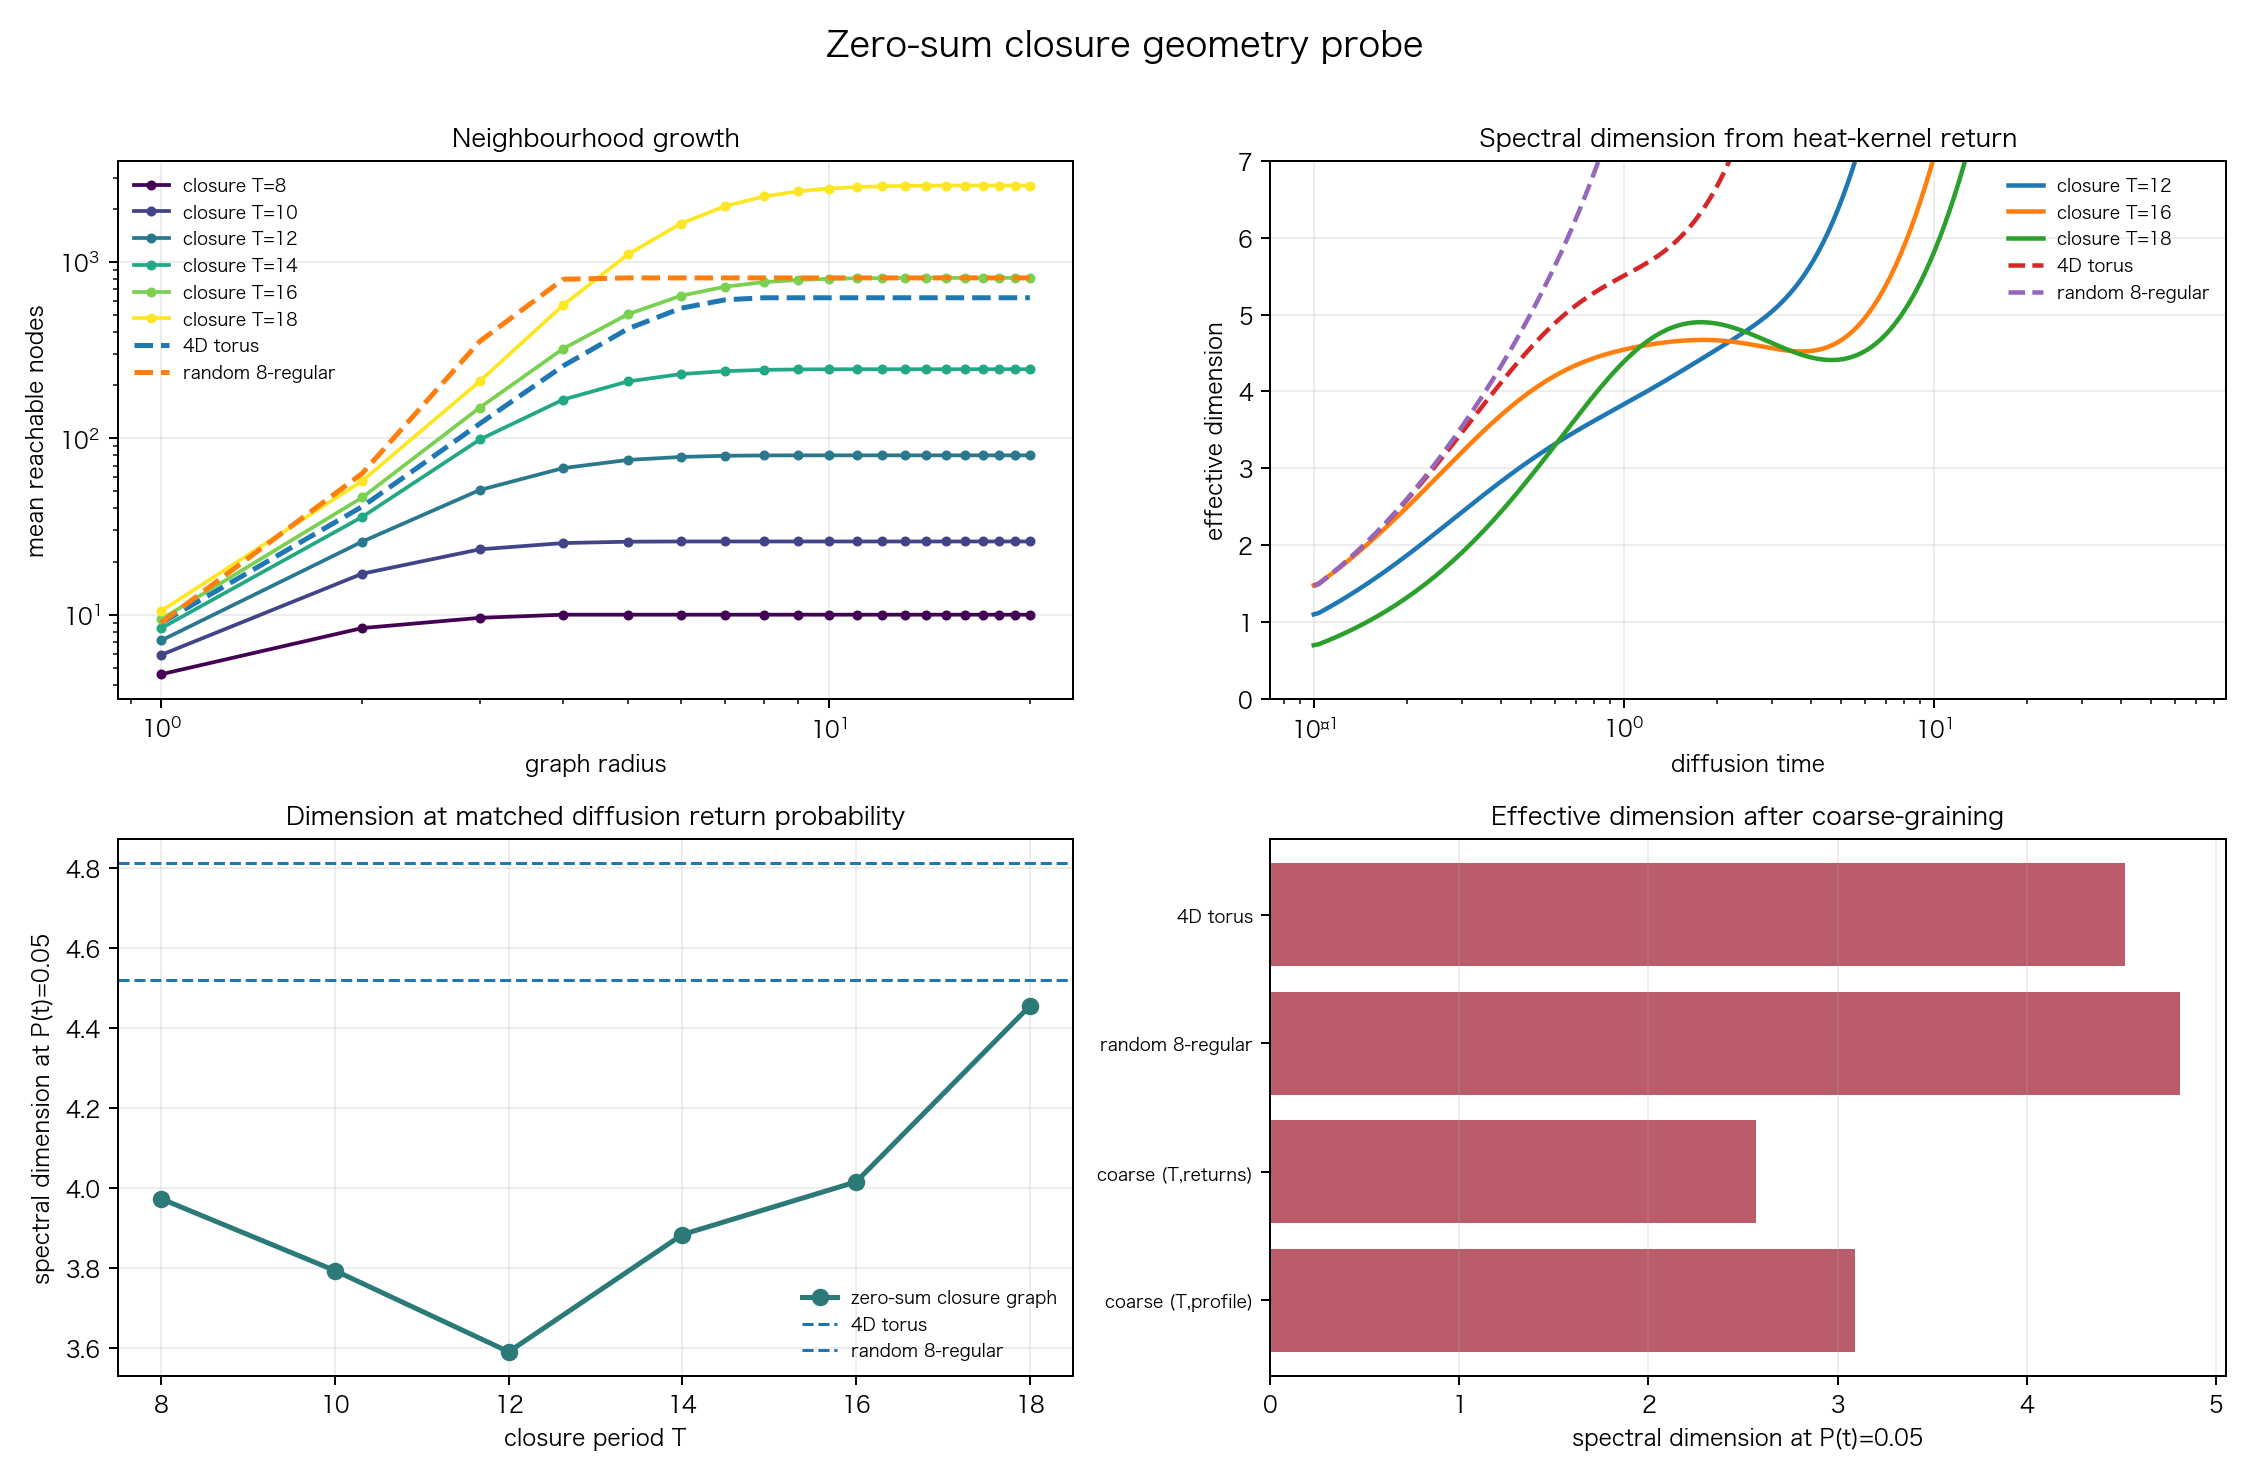

This figure's Python source:
#!/usr/bin/env python3
# -*- coding: utf-8 -*-
"""
Zero-sum closure geometry probe
===============================

This sandbox asks a narrow question:

    Does the graph of zero-sum closed cycles already select a stable
    low-dimensional geometry?

The microstates are cyclic words of +1 and -1 steps with total zero.
Two words are adjacent when one adjacent opposite-sign pair is exchanged.
This is the local, charge-preserving closure graph.

The script measures:

    neighborhood growth
    graph diameter scaling
    spectral dimension from the graph heat kernel
    stress of a best four-dimensional distance embedding
    dimensions after coarse-graining by closure structure

Controls:

    a four-dimensional torus
    a random regular graph

No D* derivation or external model is used here.

Run:
    python3 simulations/zero_sum_geometry_probe.py
"""
from __future__ import annotations

import json
import math
import os
import tempfile
from collections import Counter
from dataclasses import dataclass
from itertools import combinations
from pathlib import Path

os.environ.setdefault(
    "MPLCONFIGDIR",
    os.path.join(tempfile.gettempdir(), "mpl-zero-sum"),
)

import matplotlib

matplotlib.use("Agg")
import matplotlib.pyplot as plt
import networkx as nx
import numpy as np
from scipy.sparse import csr_matrix
from scipy.sparse.linalg import eigsh

try:
    from simulations.zero_sum_cycle_evolution import (
        canonical_cycle,
        internal_return_count,
        raw_zero_sum_neighbors,
    )
except ModuleNotFoundError:
    from zero_sum_cycle_evolution import (
        canonical_cycle,
        internal_return_count,
        raw_zero_sum_neighbors,
    )


ROOT = Path(__file__).resolve().parents[1]
OUT_JSON = ROOT / "simulations" / "zero_sum_geometry_probe_results.json"
OUT_PNG = ROOT / "simulations" / "zero_sum_geometry_probe.png"

PERIODS = (8, 10, 12, 14, 16, 18)
COARSE_MAX_PERIOD = 16
SPECTRAL_POINTS = (0.10, 0.05, 0.02)
MAX_NEIGHBORHOOD_RADIUS = 20


def all_cycle_modes(period: int) -> tuple[tuple[int, ...], ...]:
    modes = set()
    positive = period // 2
    for positions in combinations(range(period), positive):
        positive_positions = set(positions)
        word = tuple(
            1 if index in positive_positions else -1
            for index in range(period)
        )
        modes.add(canonical_cycle(word))
    return tuple(sorted(modes))


def fixed_period_graph(period: int) -> tuple[nx.Graph, tuple[tuple[int, ...], ...]]:
    modes = all_cycle_modes(period)
    mode_index = {word: index for index, word in enumerate(modes)}
    graph = nx.Graph()
    graph.add_nodes_from(range(len(modes)))

    for index, word in enumerate(modes):
        for position in range(period):
            next_position = (position + 1) % period
            if word[position] == word[next_position]:
                continue
            changed = list(word)
            changed[position], changed[next_position] = (
                changed[next_position],
                changed[position],
            )
            target = mode_index[canonical_cycle(tuple(changed))]
            if target != index:
                graph.add_edge(index, target)

    return graph, modes


def four_dimensional_torus(side: int) -> nx.Graph:
    graph = nx.Graph()
    nodes = list(np.ndindex((side, side, side, side)))
    graph.add_nodes_from(nodes)
    for node in nodes:
        for axis in range(4):
            neighbour = list(node)
            neighbour[axis] = (neighbour[axis] + 1) % side
            neighbour_tuple = tuple(neighbour)
            if node != neighbour_tuple:
                graph.add_edge(node, neighbour_tuple)
    return graph


def random_regular_control(
    nodes: int,
    degree: int,
    seed: int = 7,
) -> nx.Graph:
    if (nodes * degree) % 2:
        nodes += 1
    return nx.random_regular_graph(degree, nodes, seed=seed)


def neighbourhood_growth(
    graph: nx.Graph,
    max_radius: int = MAX_NEIGHBORHOOD_RADIUS,
) -> np.ndarray:
    total = np.zeros(max_radius + 1, dtype=float)
    nodes = list(graph.nodes)
    if not nodes:
        return total
    for source in nodes:
        distances = nx.single_source_shortest_path_length(
            graph,
            source,
            cutoff=max_radius,
        )
        for distance in distances.values():
            total[distance] += 1.0
    total = np.cumsum(total)
    return total / len(nodes)


def local_growth_dimension(
    growth: np.ndarray,
    total_nodes: int,
) -> float | None:
    valid = [
        radius
        for radius in range(2, len(growth))
        if growth[radius] > growth[radius - 1]
        and growth[radius] <= 0.8 * total_nodes
    ]
    if len(valid) < 3:
        return None
    radii = np.asarray(valid, dtype=float)
    values = growth[valid]
    slope = np.polyfit(np.log(radii), np.log(values), 1)[0]
    return float(slope)


def graph_spectrum(graph: nx.Graph) -> np.ndarray:
    nodes = graph.number_of_nodes()
    if nodes <= 1000:
        adjacency = nx.to_numpy_array(graph, dtype=float)
        laplacian = np.diag(adjacency.sum(axis=1)) - adjacency
        eigenvalues = np.linalg.eigvalsh(laplacian)
    else:
        adjacency = nx.to_scipy_sparse_array(
            graph,
            dtype=float,
            format="csr",
        )
        degree = np.asarray(adjacency.sum(axis=1)).ravel()
        laplacian = csr_matrix(np.diag(degree)) - adjacency
        count = min(300, nodes - 2)
        eigenvalues = eigsh(
            laplacian,
            k=count,
            which="SM",
            return_eigenvectors=False,
            tol=1.0e-6,
        )
    return eigenvalues[eigenvalues > 1.0e-10]


def spectral_curve(
    eigenvalues: np.ndarray,
) -> tuple[np.ndarray, np.ndarray, np.ndarray]:
    times = np.logspace(-1.0, 1.8, 180)
    heat_kernel = np.array(
        [
            float(np.mean(np.exp(-eigenvalues * time)))
            for time in times
        ]
    )
    slopes = -2.0 * np.gradient(
        np.log(np.maximum(heat_kernel, 1.0e-300)),
        np.log(times),
    )
    return times, slopes, heat_kernel


def four_dimensional_embedding_stress(graph: nx.Graph) -> float | None:
    nodes = list(graph.nodes)
    count = len(nodes)
    if count < 5 or count > 900:
        return None

    distances = np.zeros((count, count), dtype=float)
    for row, source in enumerate(nodes):
        distance_map = nx.single_source_shortest_path_length(graph, source)
        for column, target in enumerate(nodes):
            distances[row, column] = distance_map[target]

    centering = np.eye(count) - np.ones((count, count)) / count
    gram = -0.5 * centering @ (distances**2) @ centering
    values, vectors = np.linalg.eigh(gram)
    order = np.argsort(values)[::-1][:4]
    positive = np.maximum(values[order], 0.0)
    coordinates = vectors[:, order] * np.sqrt(positive)
    embedded = np.linalg.norm(
        coordinates[:, None, :] - coordinates[None, :, :],
        axis=2,
    )
    return float(
        np.sqrt(
            np.sum((distances - embedded) ** 2)
            / np.sum(distances**2)
        )
    )


def summarize_graph(
    name: str,
    graph: nx.Graph,
    *,
    include_embedding: bool = True,
) -> dict[str, object]:
    growth = neighbourhood_growth(graph)
    local_dimension = local_growth_dimension(
        growth,
        graph.number_of_nodes(),
    )
    eigenvalues = graph_spectrum(graph)
    times, slopes, probabilities = spectral_curve(eigenvalues)
    probability_points = {}
    for probability in SPECTRAL_POINTS:
        index = int(np.argmin(np.abs(probabilities - probability)))
        probability_points[f"{probability:.2f}"] = {
            "time": float(times[index]),
            "spectral_dimension": float(slopes[index]),
        }

    mean_degree = (
        2.0 * graph.number_of_edges() / graph.number_of_nodes()
        if graph.number_of_nodes()
        else 0.0
    )
    return {
        "name": name,
        "nodes": graph.number_of_nodes(),
        "edges": graph.number_of_edges(),
        "mean_degree": mean_degree,
        "diameter": (
            int(nx.diameter(graph))
            if graph.number_of_nodes() > 1 and nx.is_connected(graph)
            else None
        ),
        "local_growth_dimension": local_dimension,
        "spectral_points": probability_points,
        "mds_4d_stress": (
            four_dimensional_embedding_stress(graph)
            if include_embedding
            else None
        ),
        "growth": growth.tolist(),
        "spectral_times": times.tolist(),
        "spectral_dimension_curve": slopes.tolist(),
    }


def excursion_lengths(word: tuple[int, ...]) -> tuple[int, ...]:
    total = 0
    lengths = []
    previous = -1
    for index, value in enumerate(word):
        total += value
        if total == 0:
            lengths.append(index - previous)
            previous = index
    return tuple(lengths)


def coarse_quotient(
    modes: tuple[tuple[int, ...], ...],
    classifier,
) -> nx.Graph:
    graph = nx.Graph()
    graph.add_nodes_from(classifier(word) for word in modes)
    for word in modes:
        source_class = classifier(word)
        for neighbour in raw_zero_sum_neighbors(word):
            target_class = classifier(canonical_cycle(neighbour))
            if source_class != target_class:
                graph.add_edge(source_class, target_class)
    return graph


def all_modes_up_to(period: int) -> tuple[tuple[int, ...], ...]:
    modes = set()
    for current_period in range(2, period + 1, 2):
        modes.update(all_cycle_modes(current_period))
    return tuple(sorted(modes, key=lambda word: (len(word), word)))


def make_plot(
    summaries: list[dict[str, object]],
    coarse_summaries: list[dict[str, object]],
) -> None:
    plt.rcParams.update(
        {
            "font.size": 9,
            "axes.titlesize": 10,
            "axes.labelsize": 9,
            "legend.fontsize": 8,
            "axes.unicode_minus": False,
        }
    )
    fig, axes = plt.subplots(2, 2, figsize=(12.5, 8.2))
    closure = [summary for summary in summaries if summary["period"] is not None]
    controls = [summary for summary in summaries if summary["period"] is None]
    cmap = plt.get_cmap("viridis")

    for index, summary in enumerate(closure):
        growth = np.asarray(summary["growth"], dtype=float)
        radii = np.arange(len(growth))
        axes[0, 0].plot(
            radii[1:],
            growth[1:],
            marker="o",
            markersize=3,
            linewidth=1.5,
            color=cmap(index / max(1, len(closure) - 1)),
            label=f'closure T={summary["period"]}',
        )
    for summary in controls:
        growth = np.asarray(summary["growth"], dtype=float)
        radii = np.arange(len(growth))
        axes[0, 0].plot(
            radii[1:],
            growth[1:],
            linewidth=2.0,
            linestyle="--",
            label=summary["name"],
        )
    axes[0, 0].set_xscale("log")
    axes[0, 0].set_yscale("log")
    axes[0, 0].set_title("Neighbourhood growth")
    axes[0, 0].set_xlabel("graph radius")
    axes[0, 0].set_ylabel("mean reachable nodes")
    axes[0, 0].grid(alpha=0.22)
    axes[0, 0].legend(frameon=False, fontsize=7)

    for summary in closure:
        if summary["period"] not in (12, 16, 18):
            continue
        axes[0, 1].plot(
            summary["spectral_times"],
            summary["spectral_dimension_curve"],
            linewidth=1.8,
            label=f'closure T={summary["period"]}',
        )
    for summary in controls:
        axes[0, 1].plot(
            summary["spectral_times"],
            summary["spectral_dimension_curve"],
            linewidth=1.8,
            linestyle="--",
            label=summary["name"],
        )
    axes[0, 1].set_xscale("log")
    axes[0, 1].set_ylim(0.0, 7.0)
    axes[0, 1].set_title("Spectral dimension from heat-kernel return")
    axes[0, 1].set_xlabel("diffusion time")
    axes[0, 1].set_ylabel("effective dimension")
    axes[0, 1].grid(alpha=0.22)
    axes[0, 1].legend(frameon=False, fontsize=7)

    periods = np.array(
        [summary["period"] for summary in closure],
        dtype=float,
    )
    spectral_05 = np.array(
        [
            summary["spectral_points"]["0.05"]["spectral_dimension"]
            for summary in closure
        ],
        dtype=float,
    )
    axes[1, 0].plot(
        periods,
        spectral_05,
        marker="o",
        linewidth=2.0,
        color="#2B7A78",
        label="zero-sum closure graph",
    )
    for summary in controls:
        axes[1, 0].axhline(
            summary["spectral_points"]["0.05"]["spectral_dimension"],
            linestyle="--",
            linewidth=1.2,
            label=summary["name"],
        )
    axes[1, 0].set_title("Dimension at matched diffusion return probability")
    axes[1, 0].set_xlabel("closure period T")
    axes[1, 0].set_ylabel("spectral dimension at P(t)=0.05")
    axes[1, 0].grid(alpha=0.22)
    axes[1, 0].legend(frameon=False, fontsize=7)

    labels = []
    values = []
    for summary in summaries:
        if summary["period"] is not None:
            continue
        labels.append(summary["name"])
        values.append(
            summary["spectral_points"]["0.05"]["spectral_dimension"]
        )
    for summary in coarse_summaries:
        labels.append(summary["name"])
        values.append(
            summary["spectral_points"]["0.05"]["spectral_dimension"]
        )
    y = np.arange(len(labels))
    axes[1, 1].barh(y, values, color="#B44A5A", alpha=0.9)
    axes[1, 1].set_yticks(y)
    axes[1, 1].set_yticklabels(labels, fontsize=7)
    axes[1, 1].invert_yaxis()
    axes[1, 1].set_title("Effective dimension after coarse-graining")
    axes[1, 1].set_xlabel("spectral dimension at P(t)=0.05")
    axes[1, 1].grid(axis="x", alpha=0.22)

    fig.suptitle("Zero-sum closure geometry probe", fontsize=14)
    fig.tight_layout(rect=(0, 0, 1, 0.97))
    fig.savefig(OUT_PNG, dpi=180)
    plt.close(fig)


def main() -> None:
    graph_summaries = []
    for period in PERIODS:
        graph, _ = fixed_period_graph(period)
        summary = summarize_graph(f"closure_T{period}", graph)
        summary["period"] = period
        graph_summaries.append(summary)

    torus = four_dimensional_torus(5)
    torus_summary = summarize_graph("4D torus", torus)
    torus_summary["period"] = None
    graph_summaries.append(torus_summary)

    closure_mean_degree = int(
        round(
            np.mean(
                [
                    summary["mean_degree"]
                    for summary in graph_summaries
                    if summary["period"] == 16
                ]
            )
        )
    )
    control = random_regular_control(810, closure_mean_degree)
    control_summary = summarize_graph(
        f"random {closure_mean_degree}-regular",
        control,
    )
    control_summary["period"] = None
    graph_summaries.append(control_summary)

    modes = all_modes_up_to(COARSE_MAX_PERIOD)
    return_graph = coarse_quotient(
        modes,
        lambda word: (
            len(word),
            internal_return_count(word),
        ),
    )
    return_summary = summarize_graph(
        "coarse (T,returns)",
        return_graph,
        include_embedding=False,
    )
    return_summary["period"] = None

    profile_graph = coarse_quotient(
        modes,
        lambda word: (
            len(word),
            excursion_lengths(word),
        ),
    )
    profile_summary = summarize_graph(
        "coarse (T,profile)",
        profile_graph,
        include_embedding=False,
    )
    profile_summary["period"] = None
    coarse_summaries = [return_summary, profile_summary]

    make_plot(graph_summaries, coarse_summaries)

    period_results = {
        str(summary["period"]): {
            key: value
            for key, value in summary.items()
            if key
            not in {
                "growth",
                "spectral_times",
                "spectral_dimension_curve",
            }
        }
        for summary in graph_summaries
        if summary["period"] is not None
    }
    control_results = {
        summary["name"]: {
            key: value
            for key, value in summary.items()
            if key
            not in {
                "growth",
                "spectral_times",
                "spectral_dimension_curve",
            }
        }
        for summary in graph_summaries
        if summary["period"] is None
    }
    coarse_results = {
        summary["name"]: {
            key: value
            for key, value in summary.items()
            if key
            not in {
                "growth",
                "spectral_times",
                "spectral_dimension_curve",
            }
        }
        for summary in coarse_summaries
    }

    payload = {
        "model": {
            "microstates": "cyclic zero-sum words of +1 and -1 steps",
            "edges": "adjacent opposite-sign swaps",
            "periods": list(PERIODS),
            "coarse_graining": [
                "period and internal return count",
                "period and ordered excursion-length profile",
            ],
            "controls": ["4D torus", "random regular graph"],
        },
        "summary": {
            "fixed_period_graphs": period_results,
            "controls": control_results,
            "coarse_graphs": coarse_results,
        },
        "interpretation": {
            "status": "no stable four-dimensional plateau detected",
            "reason": (
                "local growth exponent and matched-return spectral "
                "dimension both drift with closure period; coarse-graining "
                "does not restore a fixed four-dimensional value"
            ),
            "next_gap": (
                "a zero-sum closure graph alone does not fix the number of "
                "effective geometric directions"
            ),
        },
    }
    OUT_JSON.write_text(
        json.dumps(payload, ensure_ascii=False, indent=2),
        encoding="utf-8",
    )

    print(json.dumps(payload["interpretation"], ensure_ascii=False, indent=2))
    print("\nfixed-period summary")
    for period, result in payload["summary"]["fixed_period_graphs"].items():
        diameter = result["diameter"]
        local_dimension = result["local_growth_dimension"]
        stress = result["mds_4d_stress"]
        print(
            f"T={period:>2}  N={result['nodes']:>4}  "
            f"diam={str(diameter):>2}  "
            f"d_local={local_dimension if local_dimension is not None else float('nan'):.3f}  "
            f"d_s(0.05)="
            f"{result['spectral_points']['0.05']['spectral_dimension']:.3f}  "
            f"stress4={stress if stress is not None else float('nan'):.3f}"
        )
    print("\ncoarse graphs")
    for name, result in payload["summary"]["coarse_graphs"].items():
        local_dimension = result["local_growth_dimension"]
        print(
            f"{name}: N={result['nodes']}, diam={result['diameter']}, "
            f"d_local={local_dimension if local_dimension is not None else float('nan'):.3f}, "
            f"d_s(0.05)="
            f"{result['spectral_points']['0.05']['spectral_dimension']:.3f}"
        )
    print(f"\nplot: {OUT_PNG}")
    print(f"json: {OUT_JSON}")


if __name__ == "__main__":
    main()
